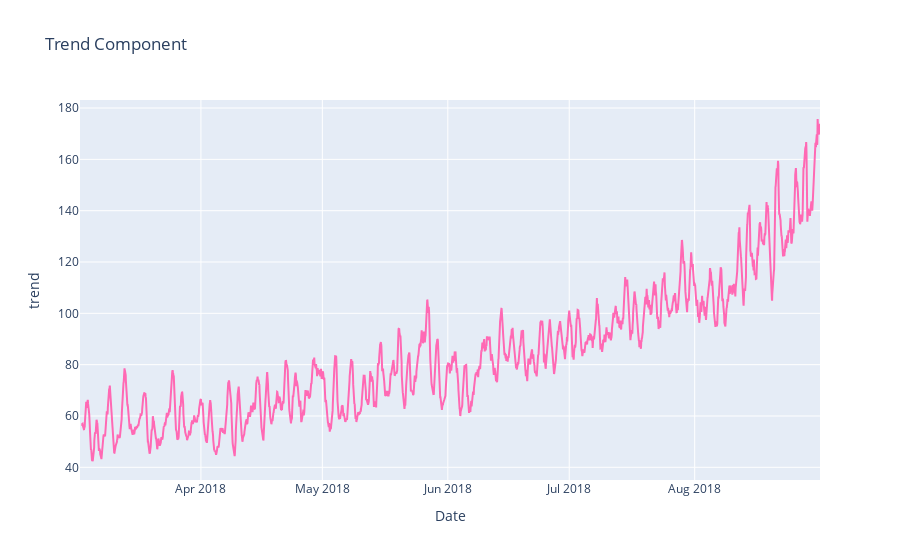

Write notebook code for a chart like this one.
### Markdown cell above
Trend analysis suggests that the number of taxi orders is increasing over time.

### Code cell
# plot the trend component
plot_decomposition(trend)

### Figure 1 — Plotly figure (JSON) as saved in the notebook; plotly's stock layout.template omitted (floating-point values rounded to 4 significant figures; data arrays with more than 128 entries replaced by an {"elided": "..."} marker saying what was removed)
{"data": [{"line": {"color": "hotpink"}, "mode": "lines", "name": "Trend", "type": "scatter", "x": {"elided": "4389 str values"}, "y": {"elided": "4416 float values"}}], "layout": {"title": {"text": "Trend Component"}, "xaxis": {"title": {"text": "Date"}}, "yaxis": {"title": {"text": "trend"}}}}
